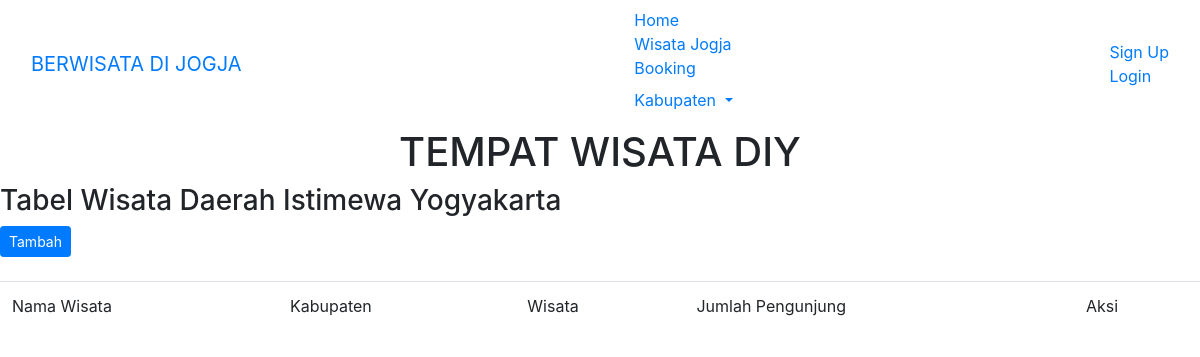
Page /datawisata/ on the earlier database version.
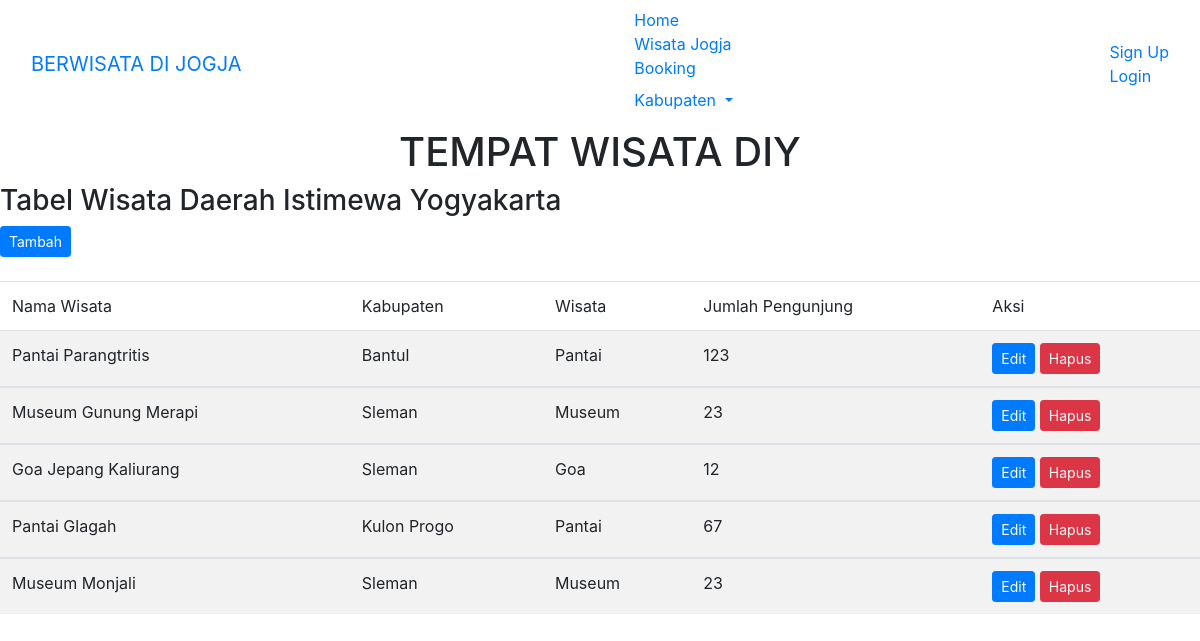
Same page on the later database version.
### datawisata/models.py (models this page shows, shortened)
class Datawisata(models.Model):
    nama_wisata = models.CharField(max_length=100,null=True,blank=False)
    kabupaten = models.CharField(max_length=20,null=True,blank=False)
    jml_pengunjung = models.IntegerField(null=True,blank=False)
    lokasi = models.CharField(max_length=50,null=True,blank=False)
    jenis_id = models.ForeignKey(Jenis, on_delete=models.CASCADE, null=True)

class Jenis(models.Model):
    jenis = models.CharField(max_length = 9)
    keterangan = models.TextField()
    def __str__(self):
        return self.jenis

### datawisata/views.py (the view)
# urls.py: path('datawisata/', datawisata),
def datawisata(request):
    datawisatas = Datawisata.objects.all()
    konteks = {
        'datawisatas' : datawisatas,
    }
    return render(request, 'datawisata.html', konteks)

### datawisata/templates/datawisata.html
{% extends 'base.html' %} {% block content %}
<h3>Tabel Wisata Daerah Istimewa Yogyakarta</h3>
<a class="btn btn-sm btn-primary" href="tambah-wisata">Tambah</a><br><br>
<table class="table table-boardered table-striped">
    <thead>
        <tr>
            <td scope="col">
                Nama Wisata
            </td>
            <td scope="col">
                Kabupaten
            </td>
            <td scope="col">
                Wisata
            </td>
            <td>
                Jumlah Pengunjung
            </td>
            <td scope="col">
                Aksi
            </td>
        </tr>
    </thead>
    <tbody>
        {{namawisata}} {% for d in datawisatas %}
        <tr>
            <td>{{d.nama_wisata}} </td>
            <td>{{d.kabupaten}} </td>
            <td>{{d.jenis_id}} </td>
            <td>{{d.jml_pengunjung}} </td>
            <td>
                <a href="{% url 'ubah' d.id %}" class="btn btn-sm btn-primary">Edit</a>
                <a href="{% url 'hapus' d.id %}" class="btn btn-sm btn-danger">Hapus</a>
            </td>
        </tr>
    </tbody>
    {% endfor %}
</table>
{% endblock %}

Differences in the rows shown:
added Datawisata: nama_wisata "Pantai Parangtritis", kabupaten "Bantul", jenis_id "Pantai", jml_pengunjung "123"
added Datawisata: nama_wisata "Museum Gunung Merapi", kabupaten "Sleman", jenis_id "Museum", jml_pengunjung "23"
added Datawisata: nama_wisata "Goa Jepang Kaliurang", kabupaten "Sleman", jenis_id "Goa", jml_pengunjung "12"
added Datawisata: nama_wisata "Pantai Glagah", kabupaten "Kulon Progo", jenis_id "Pantai", jml_pengunjung "67"
added Datawisata: nama_wisata "Museum Monjali", kabupaten "Sleman", jenis_id "Museum", jml_pengunjung "23"
